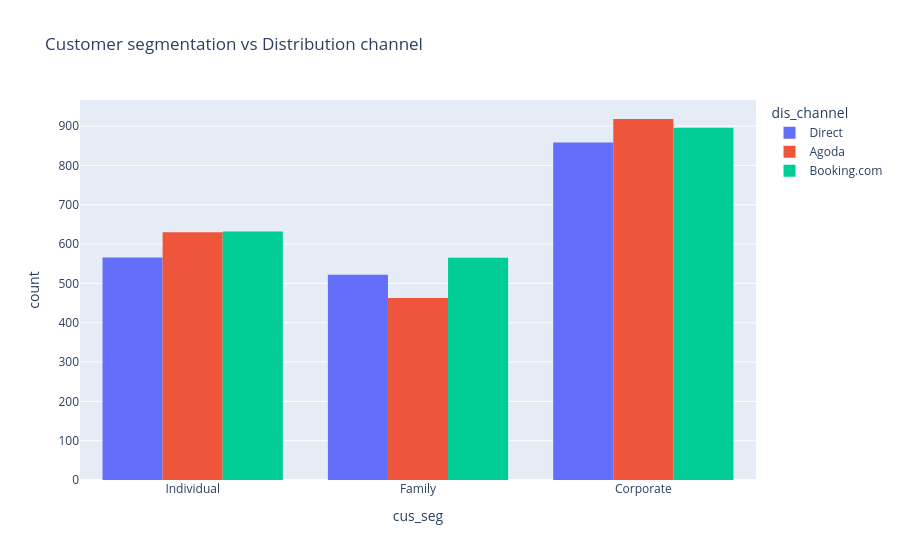

Source (notebook cell):
### Markdown cell above
## Distribution channel and customer segmentation

### Code cell
fig_dis_chan = px.histogram(hotel, x='cus_seg', color='dis_channel',
                                 barmode='group',
                                title='Customer segmentation vs Distribution channel')
fig_dis_chan.show()

### Figure 1 — Plotly figure (JSON) as saved in the notebook; plotly's stock layout.template omitted (floating-point values rounded to 4 significant figures; data arrays with more than 128 entries replaced by an {"elided": "..."} marker saying what was removed)
{"data": [{"alignmentgroup": "True", "bingroup": "x", "hovertemplate": "dis_channel=Direct<br>cus_seg=%{x}<br>count=%{y}<extra></extra>", "legendgroup": "Direct", "marker": {"color": "#636efa", "pattern": {"shape": ""}}, "name": "Direct", "offsetgroup": "Direct", "orientation": "v", "showlegend": true, "type": "histogram", "x": {"elided": "1946 str values"}, "xaxis": "x", "yaxis": "y"}, {"alignmentgroup": "True", "bingroup": "x", "hovertemplate": "dis_channel=Agoda<br>cus_seg=%{x}<br>count=%{y}<extra></extra>", "legendgroup": "Agoda", "marker": {"color": "#EF553B", "pattern": {"shape": ""}}, "name": "Agoda", "offsetgroup": "Agoda", "orientation": "v", "showlegend": true, "type": "histogram", "x": {"elided": "2011 str values"}, "xaxis": "x", "yaxis": "y"}, {"alignmentgroup": "True", "bingroup": "x", "hovertemplate": "dis_channel=Booking.com<br>cus_seg=%{x}<br>count=%{y}<extra></extra>", "legendgroup": "Booking.com", "marker": {"color": "#00cc96", "pattern": {"shape": ""}}, "name": "Booking.com", "offsetgroup": "Booking.com", "orientation": "v", "showlegend": true, "type": "histogram", "x": {"elided": "2093 str values"}, "xaxis": "x", "yaxis": "y"}], "layout": {"autosize": true, "barmode": "group", "legend": {"title": {"text": "dis_channel"}, "tracegroupgap": 0}, "title": {"text": "Customer segmentation vs Distribution channel"}, "xaxis": {"anchor": "y", "autorange": true, "domain": [0, 1], "range": [-0.5, 2.5], "title": {"text": "cus_seg"}, "type": "category"}, "yaxis": {"anchor": "x", "autorange": true, "domain": [0, 1], "range": [0, 966.3], "title": {"text": "count"}}}}
